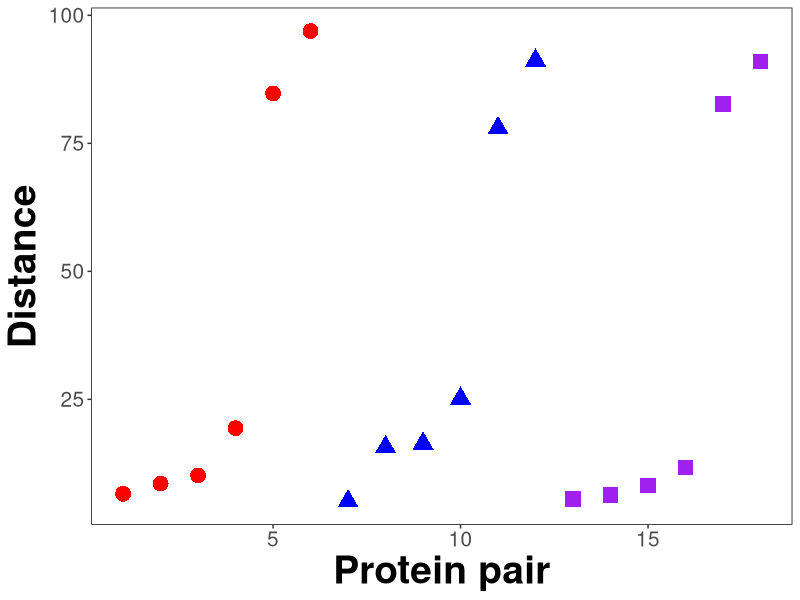

R code for this plot:
library(grid)
library(lattice)
library(gridExtra)
library(ggplot2)

setwd("<PathToYourLocalData>")

data=read.csv("DataForFigure1.csv",check.names = FALSE, head=TRUE)

p <- ggplot() + geom_point(aes(x=data$Index[1:6], y=data$Distance[1:6], shape=factor(data$ModelGroup[1:6])), size=5, colour="red") 
p <- p + geom_point(aes(x=data$Index[7:12], y=data$Distance[7:12], shape=factor(data$ModelGroup[7:12])), size=5, colour="blue") 
p <- p + geom_point(aes(x=data$Index[13:18], y=data$Distance[13:18], shape=factor(data$ModelGroup[13:18])), size=5, colour="purple")

p <- p + ylab("Distance") + xlab("Protein pair")
p <- p + theme(panel.grid.major = element_blank(), panel.grid.minor = element_blank(), panel.background=element_rect(fill='white', colour='black'),legend.position="none",plot.title = element_blank(), axis.text.x=element_text(size=15),axis.text.y = element_text(size=15), axis.title.x=element_text(size=28, face="bold"),axis.title.y=element_text(size=28,face="bold"))

p
